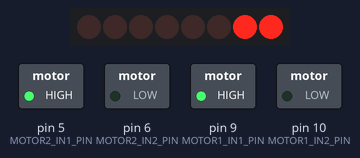
Recording of a sketch running on a simulated Arduino Uno, built with avr-gcc and run on an emulated ATmega328P. On the bench: 8 port-expander outputs drawn as a row of LEDs (first output left, lit = HIGH), switched loads named in the sketch (green lamp = pin HIGH). Wiring (inferred from the names in the program): PCF8574 port expander at I2C address 0x20. Wiring (inferred from the signals the program sends): row of LEDs: on Q0, Q1, Q2, Q3, Q4, Q5, Q6, Q7. What the sketch prints to the serial monitor is not drawn.

Above: at 1.0 s.
At 3.0 s:
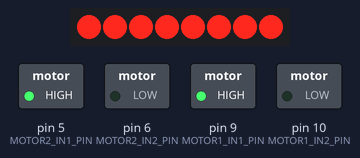
Timing chart, 0 to 5.2 s (numbered marks = the images above):
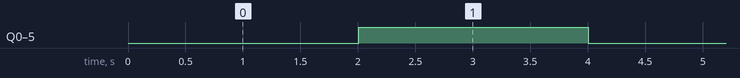

The sketch:

rev0_current_test.ino
```cpp
// rev0 최악부하 전류 실측용 스트레스 테스트 (릴레이+PCF8574, 8비트, 0x20)
// 모터 2개 전속 연속구동 + 밸브 6개(PCF8574 0x20, P0~P5) 2초 간격 전부 열기/닫기 반복
// 이 상태에서 SMPS(+) 라인에 멀티미터(전류모드) 직렬로 물려서 최대전류 측정

#include <Wire.h>

const uint8_t ADDR_VALVE = 0x20;

const uint8_t MOTOR2_IN1_PIN = 5;
const uint8_t MOTOR2_IN2_PIN = 6;
const uint8_t MOTOR1_IN1_PIN = 9;
const uint8_t MOTOR1_IN2_PIN = 10;
const uint8_t PUMP_FIXED_DIR = 0; // 파일럿1 실측치 가정

const bool VALVE_ACTIVE_HIGH = true; // rev0 확정값
const uint8_t VALVE_BITS_MASK = 0b00111111; // P0~P5 6채널

const uint16_t INTERVAL_MS = 2000;

void pcfWrite(uint8_t addr, uint8_t value) {
  Wire.beginTransmission(addr);
  Wire.write(value);
  Wire.endTransmission();
}

void runPump(uint8_t pinA, uint8_t pinB, uint8_t speed) {
  if (PUMP_FIXED_DIR == 0) {
    analogWrite(pinA, speed);
    analogWrite(pinB, 0);
  } else {
    analogWrite(pinA, 0);
    analogWrite(pinB, speed);
  }
}

void setup() {
  Serial.begin(115200);
  Wire.begin();
  pinMode(MOTOR1_IN1_PIN, OUTPUT);
  pinMode(MOTOR1_IN2_PIN, OUTPUT);
  pinMode(MOTOR2_IN1_PIN, OUTPUT);
  pinMode(MOTOR2_IN2_PIN, OUTPUT);

  uint8_t closedVal = VALVE_ACTIVE_HIGH ? 0x00 : 0xFF;
  pcfWrite(ADDR_VALVE, closedVal); // 밸브 전부 닫힘(비에너자이즈)으로 시작

  runPump(MOTOR1_IN1_PIN, MOTOR1_IN2_PIN, 255);
  runPump(MOTOR2_IN1_PIN, MOTOR2_IN2_PIN, 255);
  Serial.println(F("모터 2개 전속 연속구동 시작 (rev0 릴레이 기준)"));
}

void loop() {
  uint8_t openVal = VALVE_ACTIVE_HIGH ? VALVE_BITS_MASK : (uint8_t)~VALVE_BITS_MASK;
  uint8_t closedVal = VALVE_ACTIVE_HIGH ? 0x00 : 0xFF;

  pcfWrite(ADDR_VALVE, openVal);
  Serial.println(F("밸브 6개 전부 OPEN (모터는 계속 구동중)"));
  delay(INTERVAL_MS);

  pcfWrite(ADDR_VALVE, closedVal);
  Serial.println(F("밸브 6개 전부 CLOSE (모터는 계속 구동중)"));
  delay(INTERVAL_MS);
}
```

Measured:
- by itself, Q0–5: alternates HIGH for 2.0 s and LOW for 2.0 s
